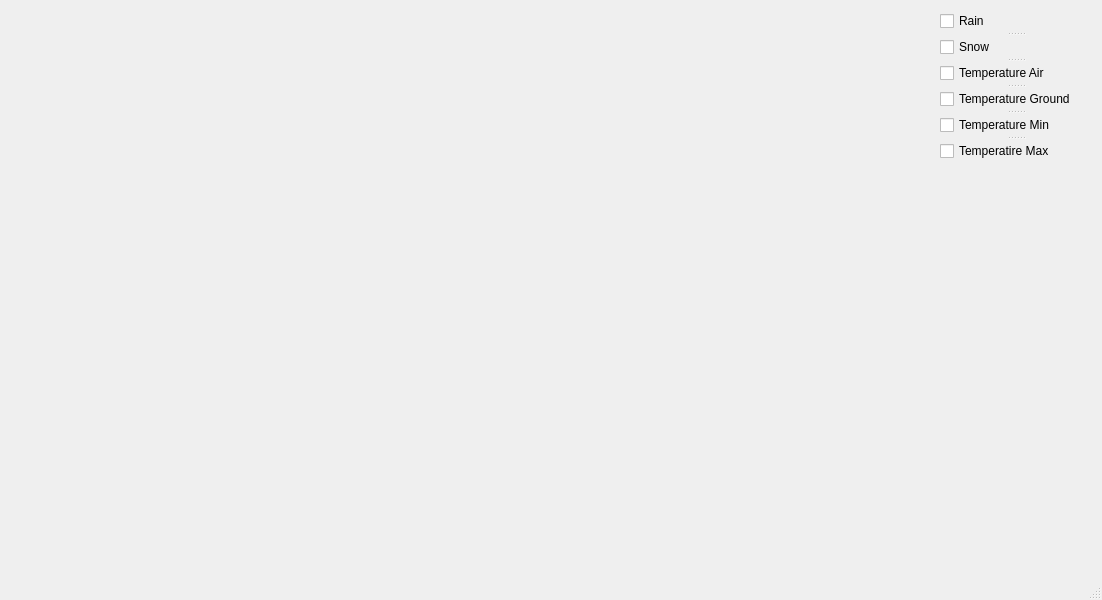
<?xml version="1.0" encoding="UTF-8"?>
<ui version="4.0">
 <class>MainWindow</class>
 <widget class="QMainWindow" name="MainWindow">
  <property name="geometry">
   <rect>
    <x>0</x>
    <y>0</y>
    <width>1102</width>
    <height>600</height>
   </rect>
  </property>
  <property name="windowTitle">
   <string>MainWindow</string>
  </property>
  <widget class="QWidget" name="centralwidget">
   <widget class="QChartView" name="widget" native="true">
    <property name="geometry">
     <rect>
      <x>9</x>
      <y>9</y>
      <width>911</width>
      <height>541</height>
     </rect>
    </property>
   </widget>
   <widget class="QSplitter" name="splitter">
    <property name="geometry">
     <rect>
      <x>940</x>
      <y>10</y>
      <width>151</width>
      <height>152</height>
     </rect>
    </property>
    <property name="orientation">
     <enum>Qt::Vertical</enum>
    </property>
    <widget class="QCheckBox" name="checkBox_rain">
     <property name="enabled">
      <bool>true</bool>
     </property>
     <property name="text">
      <string>Rain</string>
     </property>
     <property name="checkable">
      <bool>true</bool>
     </property>
    </widget>
    <widget class="QCheckBox" name="checkBox_snow">
     <property name="text">
      <string>Snow</string>
     </property>
    </widget>
    <widget class="QCheckBox" name="checkBox_temperatureAir">
     <property name="text">
      <string>Temperature Air</string>
     </property>
    </widget>
    <widget class="QCheckBox" name="checkBox_temperatureGround">
     <property name="text">
      <string>Temperature Ground</string>
     </property>
    </widget>
    <widget class="QCheckBox" name="checkBox_temperatureMin">
     <property name="text">
      <string>Temperature Min</string>
     </property>
    </widget>
    <widget class="QCheckBox" name="checkBox_temperatureMax">
     <property name="text">
      <string>Temperatire Max</string>
     </property>
    </widget>
   </widget>
  </widget>
  <widget class="QMenuBar" name="menubar">
   <property name="geometry">
    <rect>
     <x>0</x>
     <y>0</y>
     <width>1102</width>
     <height>21</height>
    </rect>
   </property>
  </widget>
  <widget class="QStatusBar" name="statusbar"/>
 </widget>
 <customwidgets>
  <customwidget>
   <class>QChartView</class>
   <extends>QWidget</extends>
   <header>QtCharts</header>
   <container>1</container>
  </customwidget>
 </customwidgets>
 <resources/>
 <connections/>
</ui>
